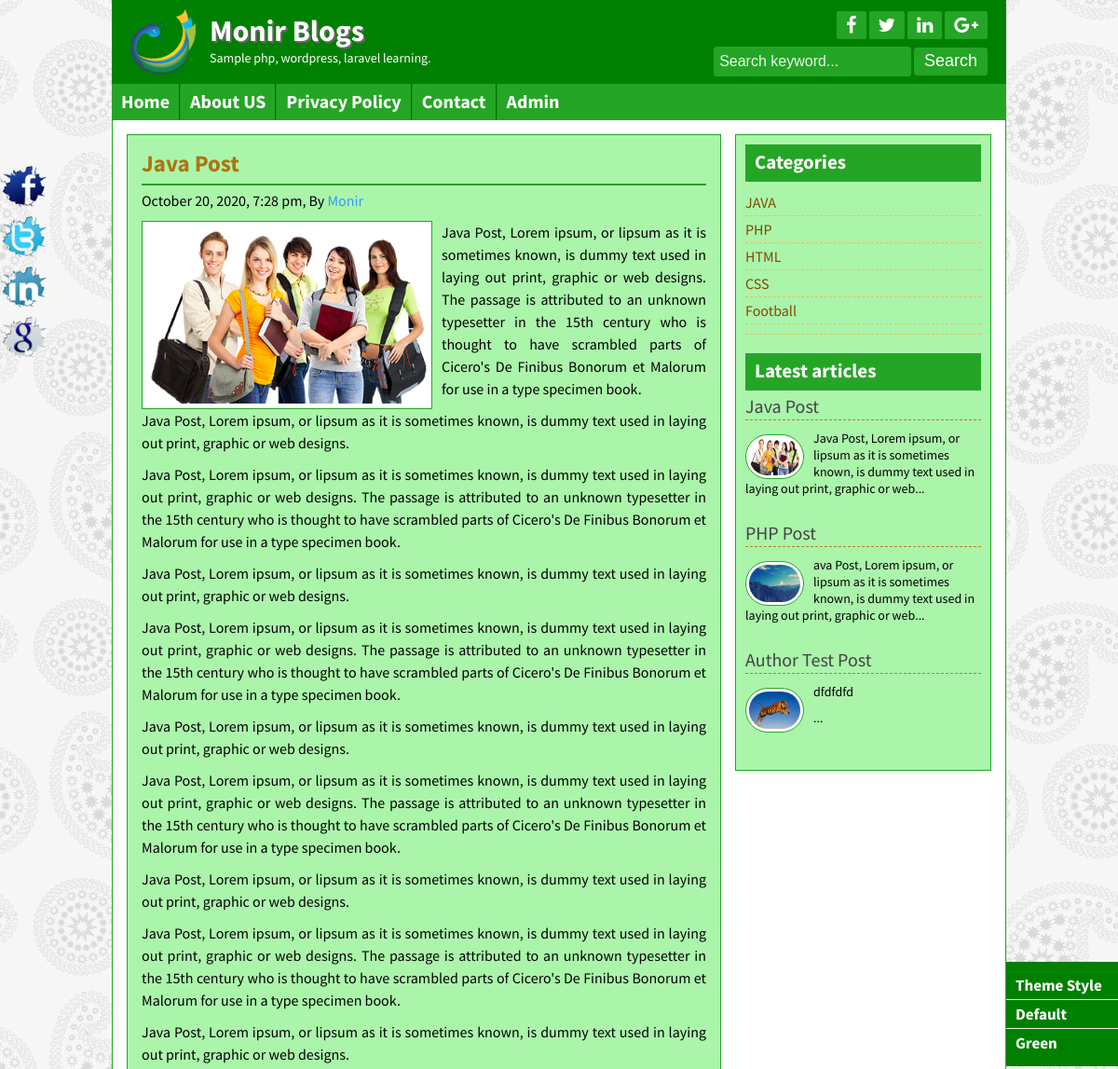
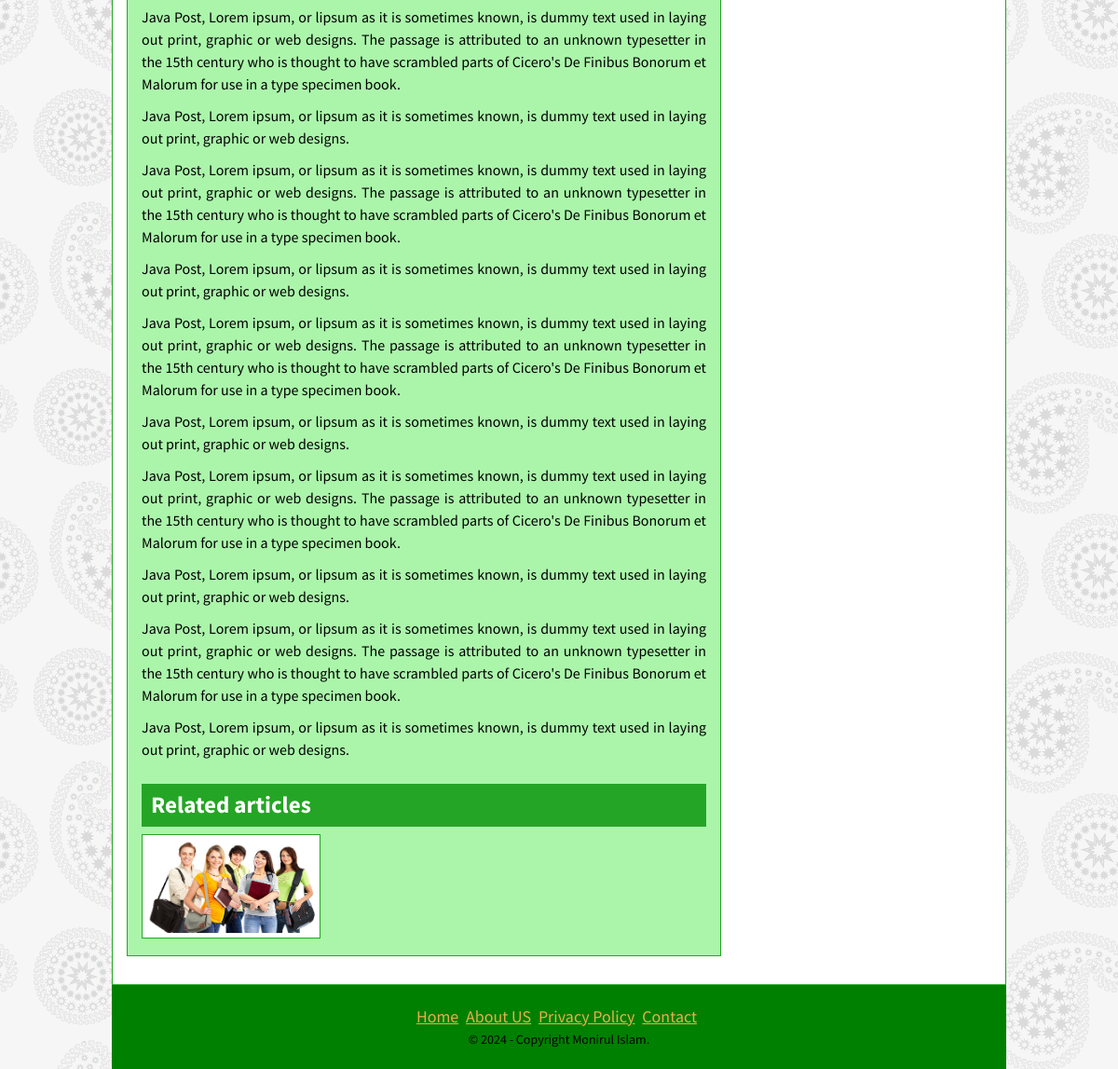
Screenshot of /post.php?id=7 with the database file from the repository (2 pictures, top to bottom).
### tables this page shows
CREATE TABLE `tbl_options` (
  `id` int(11) NOT NULL,
  `title` varchar(255) NOT NULL,
  `slogan` varchar(255) NOT NULL,
  `logo` varchar(255) NOT NULL,
  `themes` varchar(255) NOT NULL,
  `facebook_url` varchar(255) NOT NULL,
  `twitter_url` varchar(255) NOT NULL,
  `google_url` varchar(255) NOT NULL,
  `linkedin_url` varchar(255) NOT NULL,
  `copyright` varchar(255) NOT NULL
);

CREATE TABLE `tbl_page` (
  `id` int(11) NOT NULL,
  `title` varchar(255) NOT NULL,
  `body` text NOT NULL
);

CREATE TABLE `tbl_post` (
  `id` int(11) NOT NULL,
  `cat` int(11) NOT NULL,
  `userid` int(11) NOT NULL,
  `title` varchar(255) NOT NULL,
  `body` text NOT NULL,
  `image` varchar(255) NOT NULL,
  `author` varchar(50) NOT NULL,
  `tags` varchar(255) NOT NULL,
  `date` timestamp NOT NULL DEFAULT CURRENT_TIMESTAMP
);

CREATE TABLE `tbl_category` (
  `id` int(11) NOT NULL,
  `name` varchar(50) NOT NULL
);

### lib/Database.php (called while the page is built, shortened)
<?php
Class Database{
	public $host   = DB_HOST;
	public $user   = DB_USER;
	public $pass   = DB_PASS;
	public $dbname = DB_NAME;
	public $link;
	private function connectDB(){
	$this->link = new mysqli($this->host, $this->user, $this->pass, $this->dbname);
 }
	public function select($query){
		$result = $this->link->query($query) or die($this->link->error.__LINE__);
		if($result->num_rows > 0){
			return $result;
		} else {
			return false;
		}
	}
}

### helpers/Format.php (called while the page is built, shortened)
<?php
	class Format {
		public function formateDate( $date ) {
			return date('F j, Y, g:i a', strtotime( $date ) );
		}
		public function textShorten( $text, $limit = 400 ) {
			$text = $text . " ";
			$text = substr( $text, 0, $limit );
			$text = substr( $text, 0, strrpos( $text, ' ') );
			$text = $text . "...";
			return $text;
		}
	}
?>

### post.php (the view)
<?php include_once('inc/header.php'); ?>
<?php
	$postID = mysqli_real_escape_string( $db->link, $_GET['id'] );
	if( ! isset($postID) || $postID == NULL ) {
		header('Location: 404.php');
	} else {
		$id = $postID;
	}
?>
	<div class="contentsection contemplete clear">
		<div class="maincontent clear">
			<div class="about">
				<?php
					$query = "SELECT * FROM tbl_post WHERE id=$id LIMIT 1";
					$post = $db->select($query);
					if( $post ) {
					while( $result = $post->fetch_assoc() ) {
				?>
				<h2><?php echo $result['title']; ?></h2>
				<h4><?php echo $format->formateDate( $result['date'] ); ?>, By <a href="#"><?php echo $result['author']; ?></a></h4>
				<img src="admin/uploads/<?php echo $result['image']; ?>" alt="post image"/>
				<?php echo $result['body']; ?>
				<div class="relatedpost clear">
					<h2>Related articles</h2>
					<?php
						$catID = $result['cat'];
						$queryRel = "SELECT * FROM tbl_post WHERE cat=$catID LIMIT 6";
						$postRel = $db->select($queryRel);
						if( $postRel ) {
						while( $resultRel = $postRel->fetch_assoc() ) {
					?>
						<a href="post.php?id=<?php echo $result['id']; ?>"><img src="admin/uploads/<?php echo $result['image']; ?>" alt="post image"/></a>
					<?php } } else { echo "No Related Post Available !!"; } ?>
				</div>
				<?php } } else { header('Location: 404.php'); } ?>
			</div>
		</div>
		<?php include_once('inc/sidebar.php'); ?>
	</div>
<?php include_once('inc/footer.php'); ?>

### inc/header.php (shortened to what this page needs)
<?php
	include_once('lib/Database.php');
	include_once('helpers/Format.php');
	$db = new Database();
	$format = new Format();
?>
<!DOCTYPE html>
<html>
<head>
	<?php include 'scripts/css.php'; ?>
</head>
<body>
	<div class="headersection templete clear">
		<?php
			$query ="SELECT * FROM tbl_options WHERE id=1";
            $select = $db->select($query);
            if($select ) {
                while( $result = $select->fetch_assoc() ) {
		?>
		<a href="index.php">
			<div class="logo">
				<img src="admin/uploads/<?php echo $result['logo']; ?>" alt="Logo"/>
				<h2><?php echo $result['title']; ?></h2>
				<p><?php echo $result['slogan']; ?></p>
			</div>
		</a>
		<div class="social clear">
			<div class="icon clear">
				<a href="<?php echo $result['facebook_url']; ?>" target="_blank"><i class="fa fa-facebook"></i></a>
				<a href="<?php echo $result['twitter_url']; ?>" target="_blank"><i class="fa fa-twitter"></i></a>
				<a href="<?php echo $result['linkedin_url']; ?>" target="_blank"><i class="fa fa-linkedin"></i></a>
				<a href="<?php echo $result['google_url']; ?>" target="_blank"><i class="fa fa-google-plus"></i></a>
			</div>
			<div class="searchbtn clear">
			<form action="search.php" method="GET">
				<input type="text" name="search" placeholder="Search keyword..."/>
				<input type="submit" name="submit" value="Search"/>
			</form>
			</div>
		</div>
		<?php } } ?>
	</div>
<div class="navsection templete">
	<ul>
		<?php
			$path      = $_SERVER['SCRIPT_FILENAME'];
			$currentPg = basename($path, '.php');
    	?>
		<li><a <?php if( $currentPg == 'index' ) { echo 'id="active"'; } ?> href="index.php">Home</a></li>
		<?php
	        $query ="SELECT * FROM tbl_page";
	        $pages = $db->select($query);
	        if( $pages ) {
	        while( $result = $pages->fetch_assoc() ) {
	    ?>
	        <li><a
	        	<?php
	        		if(isset($_GET['pageID']) && $_GET['pageID'] == $result['id'] ) { echo 'id="active"'; }
	        	?>
	        	href="page.php?pageID=<?php echo $result['id']; ?>"><?php echo $result['title']; ?></a></li>
	    <?php } } ?>
		<li><a <?php if( $currentPg == 'contact' ) { echo 'id="active"'; } ?> href="contact.php">Contact</a></li>
		<li><a target="_blank" href="admin/index.php">Admin</a></li>
	</ul>
</div>

### inc/sidebar.php
<div class="sidebar clear">
	<div class="samesidebar clear">
		<h2>Categories</h2>
		<ul>
			<?php
				$query = "SELECT * FROM tbl_category";
				$categories = $db->select($query);
				if( $categories ) {
				while( $result = $categories->fetch_assoc() ) {
			?>
				<li><a href="category.php?catID=<?php echo $result['id']; ?>"><?php echo $result['name']; ?></a></li>
			<?php } } else { ?>
				<li><a>No Category Created..</a></li>
			<?php } ?>
		</ul>
	</div>
	<div class="samesidebar clear">
		<h2>Latest articles</h2>
		<?php
			$query = "SELECT * FROM tbl_post LIMIT 4";
			$post = $db->select($query);
			if( $post ) {
			while( $result = $post->fetch_assoc() ) {
		?>
			<div class="popular clear">
				<h3><a href="post.php?id=<?php echo $result['id']; ?>"><?php echo $result['title']; ?></a></h3>
				<a href="post.php?id=<?php echo $result['id']; ?>"><img src="admin/uploads/<?php echo $result['image']; ?>" alt="post image"/></a>
				<?php echo $format->textShorten( $result['body'], 120 ); ?>
			</div>
		<?php } } else { ?>
			<h3><a>No Latest Post available...</a></h3>
		<?php } ?>
	</div>
</div>

### inc/footer.php (shortened to what this page needs)
<?php
	$query ="SELECT * FROM tbl_options WHERE id=1";
    $select = $db->select($query);
    if($select ) {
        while( $result = $select->fetch_assoc() ) {
?>
	<div class="footersection templete clear">
		<div class="footermenu clear">
			<ul>
				<li><a href="index.php">Home</a></li>
				<?php
			        $query ="SELECT * FROM tbl_page";
			        $pages = $db->select($query);
			        if( $pages ) {
			        while( $page_info = $pages->fetch_assoc() ) {
			    ?>
			        <li><a href="page.php?pageID=<?php echo $page_info['id']; ?>"><?php echo $page_info['title']; ?></a></li>
			    <?php } } ?>
				<li><a href="contact.php">Contact</a></li>
			</ul>
		</div>
	  	<p>&copy; <?php echo date('Y - ') . $result['copyright']; ?></p>
	</div>
	<?php } } ?>
	<div class="fixedicon clear">
		<a href="<?php echo $result['facebook_url']; ?>"><img src="images/fb.png" alt="Facebook"/></a>
		<a href="<?php echo $result['twitter_url']; ?>"><img src="images/tw.png" alt="Twitter"/></a>
		<a href="<?php echo $result['linkedin_url']; ?>"><img src="images/in.png" alt="LinkedIn"/></a>
		<a href="<?php echo $result['google_url']; ?>"><img src="images/gl.png" alt="GooglePlus"/></a>
	</div>
	<div class="fixedicon theme-select clear">
		<h3>Theme Style</h3>
		<h3 data-theme="default-theme">Default</h3>
		<h3 data-theme="green-theme">Green</h3>
	</div>
</body>
</html>

### themes/green.css (style rules this page uses)
.headersection { background-color: #008000; }
.icon a { background-color: #25A525; }
.searchbtn input[type="text"] { border: 1px solid #25A525; background: #25A525; color: #fff; }
.searchbtn input[type="text"]::placeholder { opacity: .9; color: #fff; }
.searchbtn input[type="submit"] { border: 1px solid #25A525; background-color: #25A525; }
.navsection { background-color: #25A525; }
.navsection ul li { border-left: 1px solid #189818; border-right: 1px solid #006B00; }
.contentsection { border: 1px solid #25A525; }
.maincontent { background-color: #ABF5AB; border: 1px solid #25A525; }
.samepost h2, .about h2 { border-bottom: 2px solid #25A525; color: #ac7511; }
.sidebar { background-color: #ABF5AB; border: 1px solid #25A525; }
.relatedpost h2, .samesidebar h2 { background-color: #25A525; border-bottom-color: #25A525 !important; color: #fff !important; }
.footersection { background: #008000; }
.popular img, .about img, .relatedpost img, .samepost img { border-color: #25A525; }

### scripts/css.php (style rules this page uses)
.fixedicon.theme-select { right: 0 !important; left: inherit; top: 45%; background: green; padding: 10px 0; width: 120px; }
.theme-select h3 { font-size: 17px; text-transform: capitalize; padding: 6px 10px; border-bottom: 1px solid #eee; color: #fff; cursor: pointer; }
.theme-select h3:last-child { border: 0; }

### rows the page displays
tbl_options: logo (picture), title "Monir Blogs", slogan "Sample php, wordpress, laravel learning.", copyright "Copyright Monirul Islam."
tbl_page: title "About US"
tbl_page: title "Privacy Policy"
tbl_post: title "Java Post", date "October 20, 2020, 7:28 pm", author "Monir", image (picture), body "Java Post, Lorem ipsum, or lipsum as it is sometimes known, is dummy text used in laying out print, graphic or web designs. The passage is attributed to an unknown typesetter in the 15th century who is thought to have scrambled parts of Cicero's De Finibus Bonorum et Malorum for use in a type specimen book. Java Post, Lorem ipsum, or lipsum as it is sometimes known, is dummy text used in laying out print, graphic or web designs. Java Post, Lorem ipsum, or lipsum as it is sometimes known, is dummy text used in laying out print, graphic or web designs. The passage is attributed to an unknown typesetter in the 15th century who is thought to have scrambled parts of Cicero's De Finibus Bonorum…", body "Java Post, Lorem ipsum, or lipsum as it is sometimes known, is dummy text used in laying out print, graphic or web..."
tbl_category: name "JAVA"
tbl_category: name "PHP"
tbl_category: name "HTML"
tbl_category: name "CSS"
tbl_category: name "Football"
tbl_post: title "PHP Post", image (picture), body "ava Post, Lorem ipsum, or lipsum as it is sometimes known, is dummy text used in laying out print, graphic or web..."
tbl_post: title "Author Test Post", image (picture), body "dfdfdfd ..."
